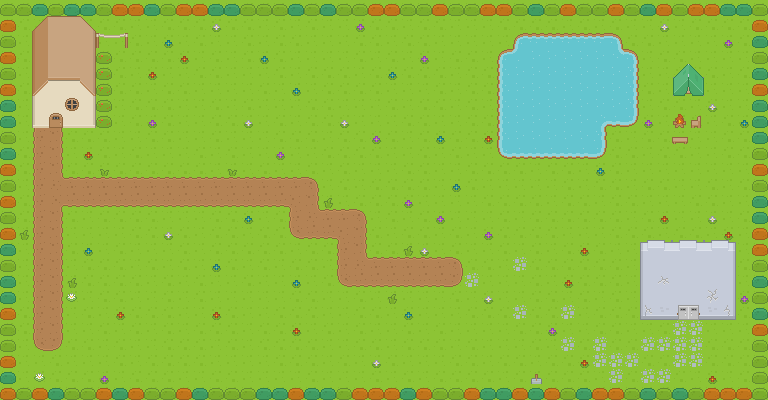

Tiled map render using the project's own tile images. Description and the map definition, with tile-layer contents summarised, below:
An orthogonal 48x25 tile map with 16x16 px tiles, 6 tile layers (Grass, Path-n-Stuff, switcher, Walls, ...).

<map version="1.10" tiledversion="1.11.2" orientation="orthogonal" renderorder="right-down" width="48" height="25" tilewidth="16" tileheight="16" infinite="0" nextlayerid="8" nextobjectid="1">
 <editorsettings>
  <export target="homeLevel.tmj" format="json" />
 </editorsettings>
 <tileset firstgid="1" name="roguelikeSheet_transparent" tilewidth="16" tileheight="16" spacing="1" tilecount="1767" columns="57">
  <image source="roguelikeSheet_transparent.png" width="968" height="526" />
  <tile id="2">
   <properties>
    <property name="wall" type="bool" value="true" />
   </properties>
  </tile>
  <tile id="3">
   <properties>
    <property name="wall" type="bool" value="true" />
   </properties>
  </tile>
  <tile id="4">
   <properties>
    <property name="wall" type="bool" value="true" />
   </properties>
  </tile>
  <tile id="57">
   <properties>
    <property name="wall" type="bool" value="true" />
   </properties>
  </tile>
  <tile id="58">
   <properties>
    <property name="wall" type="bool" value="true" />
   </properties>
  </tile>
  <tile id="59">
   <properties>
    <property name="wall" type="bool" value="true" />
   </properties>
  </tile>
  <tile id="60">
   <properties>
    <property name="wall" type="bool" value="true" />
   </properties>
  </tile>
  <tile id="61">
   <properties>
    <property name="wall" type="bool" value="true" />
   </properties>
  </tile>
  <tile id="114">
   <properties>
    <property name="wall" type="bool" value="true" />
   </properties>
  </tile>
  <tile id="115">
   <properties>
    <property name="wall" type="bool" value="true" />
   </properties>
  </tile>
  <tile id="116">
   <properties>
    <property name="wall" type="bool" value="true" />
   </properties>
  </tile>
  <tile id="117">
   <properties>
    <property name="wall" type="bool" value="true" />
   </properties>
  </tile>
  <tile id="118">
   <properties>
    <property name="wall" type="bool" value="true" />
   </properties>
  </tile>
  <tile id="246">
   <properties>
    <property name="wall" type="bool" value="true" />
   </properties>
  </tile>
  <tile id="250">
   <properties>
    <property name="wall" type="bool" value="true" />
   </properties>
  </tile>
  <tile id="303">
   <properties>
    <property name="wall" type="bool" value="true" />
   </properties>
  </tile>
  <tile id="307">
   <properties>
    <property name="wall" type="bool" value="true" />
   </properties>
  </tile>
  <tile id="380">
   <properties>
    <property name="switchable" value="closed" />
   </properties>
  </tile>
  <tile id="381">
   <properties>
    <property name="switchable" value="closed" />
   </properties>
  </tile>
  <tile id="470">
   <properties>
    <property name="endGame" value="end" />
    <property name="wall" type="bool" value="true" />
   </properties>
   <animation>
    <frame tileid="470" duration="250" />
    <frame tileid="471" duration="300" />
   </animation>
  </tile>
  <tile id="471">
   <properties>
    <property name="wall" type="bool" value="true" />
   </properties>
  </tile>
  <tile id="490">
   <properties>
    <property name="switchable" value="open" />
   </properties>
  </tile>
  <tile id="491">
   <properties>
    <property name="switchable" value="open" />
   </properties>
  </tile>
  <tile id="532">
   <properties>
    <property name="wall" type="bool" value="true" />
   </properties>
  </tile>
  <tile id="533">
   <properties>
    <property name="wall" type="bool" value="true" />
   </properties>
  </tile>
  <tile id="534">
   <properties>
    <property name="wall" type="bool" value="true" />
   </properties>
  </tile>
  <tile id="537">
   <properties>
    <property name="wall" type="bool" value="true" />
   </properties>
  </tile>
  <tile id="616">
   <properties>
    <property name="wall" type="bool" value="true" />
   </properties>
  </tile>
  <tile id="617">
   <properties>
    <property name="wall" type="bool" value="true" />
   </properties>
  </tile>
  <tile id="673">
   <properties>
    <property name="wall" type="bool" value="true" />
   </properties>
  </tile>
  <tile id="674">
   <properties>
    <property name="wall" type="bool" value="true" />
   </properties>
  </tile>
  <tile id="735">
   <properties>
    <property name="wall" type="bool" value="true" />
   </properties>
  </tile>
  <tile id="736">
   <properties>
    <property name="wall" type="bool" value="true" />
   </properties>
  </tile>
  <tile id="826">
   <properties>
    <property name="wall" type="bool" value="true" />
   </properties>
  </tile>
  <tile id="827">
   <properties>
    <property name="wall" type="bool" value="true" />
   </properties>
  </tile>
  <tile id="828">
   <properties>
    <property name="wall" type="bool" value="true" />
   </properties>
  </tile>
  <tile id="829">
   <properties>
    <property name="wall" type="bool" value="true" />
   </properties>
  </tile>
  <tile id="830">
   <properties>
    <property name="wall" type="bool" value="true" />
   </properties>
  </tile>
  <tile id="831">
   <properties>
    <property name="wall" type="bool" value="true" />
   </properties>
  </tile>
  <tile id="883">
   <properties>
    <property name="wall" type="bool" value="true" />
   </properties>
  </tile>
  <tile id="884">
   <properties>
    <property name="wall" type="bool" value="true" />
   </properties>
  </tile>
  <tile id="885">
   <properties>
    <property name="wall" type="bool" value="true" />
   </properties>
  </tile>
  <tile id="886">
   <properties>
    <property name="wall" type="bool" value="true" />
   </properties>
  </tile>
  <tile id="887">
   <properties>
    <property name="wall" type="bool" value="true" />
   </properties>
  </tile>
  <tile id="888">
   <properties>
    <property name="wall" type="bool" value="true" />
   </properties>
  </tile>
  <tile id="940">
   <properties>
    <property name="wall" type="bool" value="true" />
   </properties>
  </tile>
  <tile id="941">
   <properties>
    <property name="wall" type="bool" value="true" />
   </properties>
  </tile>
  <tile id="942">
   <properties>
    <property name="wall" type="bool" value="true" />
   </properties>
  </tile>
  <tile id="943">
   <properties>
    <property name="wall" type="bool" value="true" />
   </properties>
  </tile>
  <tile id="944">
   <properties>
    <property name="wall" type="bool" value="true" />
   </properties>
  </tile>
  <tile id="945">
   <properties>
    <property name="wall" type="bool" value="true" />
   </properties>
  </tile>
  <tile id="953">
   <properties>
    <property name="switch" type="bool" value="true" />
   </properties>
  </tile>
  <tile id="954">
   <properties>
    <property name="switch" type="bool" value="true" />
   </properties>
  </tile>
  <tile id="955">
   <properties>
    <property name="switch" type="bool" value="true" />
   </properties>
  </tile>
  <tile id="1057">
   <properties>
    <property name="wall" type="bool" value="true" />
   </properties>
  </tile>
  <tile id="1058">
   <properties>
    <property name="wall" type="bool" value="true" />
   </properties>
  </tile>
  <tile id="1059">
   <properties>
    <property name="wall" type="bool" value="true" />
   </properties>
  </tile>
  <tile id="1113">
   <properties>
    <property name="wall" type="bool" value="true" />
   </properties>
  </tile>
  <tile id="1114">
   <properties>
    <property name="wall" type="bool" value="true" />
   </properties>
  </tile>
  <tile id="1115">
   <properties>
    <property name="wall" type="bool" value="true" />
   </properties>
  </tile>
  <tile id="1116">
   <properties>
    <property name="wall" type="bool" value="true" />
   </properties>
  </tile>
  <tile id="1170">
   <properties>
    <property name="wall" type="bool" value="true" />
   </properties>
  </tile>
  <tile id="1171">
   <properties>
    <property name="wall" type="bool" value="true" />
   </properties>
  </tile>
  <tile id="1172">
   <properties>
    <property name="wall" type="bool" value="true" />
   </properties>
  </tile>
  <tile id="1173">
   <properties>
    <property name="wall" type="bool" value="true" />
   </properties>
  </tile>
  <tile id="1214">
   <properties>
    <property name="wall" type="bool" value="true" />
   </properties>
  </tile>
  <tile id="1215">
   <properties>
    <property name="wall" type="bool" value="true" />
   </properties>
  </tile>
  <tile id="1216">
   <properties>
    <property name="wall" type="bool" value="true" />
   </properties>
  </tile>
  <tile id="1217">
   <properties>
    <property name="wall" type="bool" value="true" />
   </properties>
  </tile>
  <tile id="1218">
   <properties>
    <property name="wall" type="bool" value="true" />
   </properties>
  </tile>
  <tile id="1219">
   <properties>
    <property name="wall" type="bool" value="true" />
   </properties>
  </tile>
  <tile id="1220">
   <properties>
    <property name="wall" type="bool" value="true" />
   </properties>
  </tile>
  <tile id="1221">
   <properties>
    <property name="wall" type="bool" value="true" />
   </properties>
  </tile>
  <tile id="1222">
   <properties>
    <property name="wall" type="bool" value="true" />
   </properties>
  </tile>
  <tile id="1223">
   <properties>
    <property name="wall" type="bool" value="true" />
   </properties>
  </tile>
  <tile id="1231">
   <properties>
    <property name="wall" type="bool" value="true" />
   </properties>
  </tile>
  <tile id="1232">
   <properties>
    <property name="wall" type="bool" value="true" />
   </properties>
  </tile>
  <tile id="1233">
   <properties>
    <property name="wall" type="bool" value="true" />
   </properties>
  </tile>
  <tile id="1234">
   <properties>
    <property name="wall" type="bool" value="true" />
   </properties>
  </tile>
  <tile id="1235">
   <properties>
    <property name="wall" type="bool" value="true" />
   </properties>
  </tile>
  <tile id="1236">
   <properties>
    <property name="wall" type="bool" value="true" />
   </properties>
  </tile>
  <tile id="1237">
   <properties>
    <property name="wall" type="bool" value="true" />
   </properties>
  </tile>
  <tile id="1271">
   <properties>
    <property name="wall" type="bool" value="true" />
   </properties>
  </tile>
  <tile id="1272">
   <properties>
    <property name="wall" type="bool" value="true" />
   </properties>
  </tile>
  <tile id="1273">
   <properties>
    <property name="wall" type="bool" value="true" />
   </properties>
  </tile>
  <tile id="1274">
   <properties>
    <property name="wall" type="bool" value="true" />
   </properties>
  </tile>
  <tile id="1275">
   <properties>
    <property name="wall" type="bool" value="true" />
   </properties>
  </tile>
  <tile id="1276">
   <properties>
    <property name="wall" type="bool" value="true" />
   </properties>
  </tile>
  <tile id="1277">
   <properties>
    <property name="wall" type="bool" value="true" />
   </properties>
  </tile>
  <tile id="1278">
   <properties>
    <property name="wall" type="bool" value="true" />
   </properties>
  </tile>
  <tile id="1279">
   <properties>
    <property name="wall" type="bool" value="true" />
   </properties>
  </tile>
  <tile id="1280">
   <properties>
    <property name="wall" type="bool" value="true" />
   </properties>
  </tile>
  <tile id="1288">
   <properties>
    <property name="wall" type="bool" value="true" />
   </properties>
  </tile>
  <tile id="1289">
   <properties>
    <property name="wall" type="bool" value="true" />
   </properties>
  </tile>
  <tile id="1290">
   <properties>
    <property name="wall" type="bool" value="true" />
   </properties>
  </tile>
  <tile id="1291">
   <properties>
    <property name="wall" type="bool" value="true" />
   </properties>
  </tile>
  <tile id="1292">
   <properties>
    <property name="wall" type="bool" value="true" />
   </properties>
  </tile>
  <tile id="1293">
   <properties>
    <property name="wall" type="bool" value="true" />
   </properties>
  </tile>
  <tile id="1294">
   <properties>
    <property name="wall" type="bool" value="true" />
   </properties>
  </tile>
  <tile id="1328">
   <properties>
    <property name="wall" type="bool" value="true" />
   </properties>
  </tile>
  <tile id="1329">
   <properties>
    <property name="wall" type="bool" value="true" />
   </properties>
  </tile>
  <tile id="1330">
   <properties>
    <property name="wall" type="bool" value="true" />
   </properties>
  </tile>
  <tile id="1331">
   <properties>
    <property name="wall" type="bool" value="true" />
   </properties>
  </tile>
  <tile id="1332">
   <properties>
    <property name="wall" type="bool" value="true" />
   </properties>
  </tile>
  <tile id="1333">
   <properties>
    <property name="wall" type="bool" value="true" />
   </properties>
  </tile>
  <tile id="1334">
   <properties>
    <property name="wall" type="bool" value="true" />
   </properties>
  </tile>
  <tile id="1335">
   <properties>
    <property name="wall" type="bool" value="true" />
   </properties>
  </tile>
  <tile id="1336">
   <properties>
    <property name="wall" type="bool" value="true" />
   </properties>
  </tile>
  <tile id="1337">
   <properties>
    <property name="wall" type="bool" value="true" />
   </properties>
  </tile>
  <tile id="1345">
   <properties>
    <property name="wall" type="bool" value="true" />
   </properties>
  </tile>
  <tile id="1346">
   <properties>
    <property name="wall" type="bool" value="true" />
   </properties>
  </tile>
  <tile id="1347">
   <properties>
    <property name="wall" type="bool" value="true" />
   </properties>
  </tile>
  <tile id="1348">
   <properties>
    <property name="wall" type="bool" value="true" />
   </properties>
  </tile>
  <tile id="1349">
   <properties>
    <property name="wall" type="bool" value="true" />
   </properties>
  </tile>
  <tile id="1350">
   <properties>
    <property name="wall" type="bool" value="true" />
   </properties>
  </tile>
  <tile id="1351">
   <properties>
    <property name="wall" type="bool" value="true" />
   </properties>
  </tile>
  <tile id="1388">
   <properties>
    <property name="wall" type="bool" value="true" />
   </properties>
  </tile>
  <tile id="1389">
   <properties>
    <property name="wall" type="bool" value="true" />
   </properties>
  </tile>
  <tile id="1390">
   <properties>
    <property name="wall" type="bool" value="true" />
   </properties>
  </tile>
  <tile id="1391">
   <properties>
    <property name="wall" type="bool" value="true" />
   </properties>
  </tile>
  <tile id="1392">
   <properties>
    <property name="wall" type="bool" value="true" />
   </properties>
  </tile>
  <tile id="1393">
   <properties>
    <property name="wall" type="bool" value="true" />
   </properties>
  </tile>
  <tile id="1394">
   <properties>
    <property name="wall" type="bool" value="true" />
   </properties>
  </tile>
  <tile id="1402">
   <properties>
    <property name="wall" type="bool" value="true" />
   </properties>
  </tile>
  <tile id="1403">
   <properties>
    <property name="wall" type="bool" value="true" />
   </properties>
  </tile>
  <tile id="1404">
   <properties>
    <property name="wall" type="bool" value="true" />
   </properties>
  </tile>
  <tile id="1405">
   <properties>
    <property name="wall" type="bool" value="true" />
   </properties>
  </tile>
  <tile id="1406">
   <properties>
    <property name="wall" type="bool" value="true" />
   </properties>
  </tile>
  <tile id="1407">
   <properties>
    <property name="wall" type="bool" value="true" />
   </properties>
  </tile>
  <tile id="1408">
   <properties>
    <property name="wall" type="bool" value="true" />
   </properties>
  </tile>
 </tileset>
 <layer id="1" name="Grass" width="48" height="25">
  <data>[1200 cells, 1200 non-empty, 2 distinct tile ids]</data>
 </layer>
 <layer id="3" name="Path-n-Stuff" width="48" height="25">
  <data>[1200 cells, 390 non-empty, 43 distinct tile ids]</data>
 </layer>
 <layer id="7" name="switcher" width="48" height="25">
  <data>[1200 cells, 1 non-empty, 1 distinct tile ids]</data>
 </layer>
 <layer id="2" name="Walls" width="48" height="25">
  <data>[1200 cells, 58 non-empty, 27 distinct tile ids]</data>
 </layer>
 <layer id="6" name="Open-door" width="48" height="25">
  <data>[1200 cells, 2 non-empty, 2 distinct tile ids]</data>
 </layer>
 <layer id="4" name="Roof-n-Doors" width="48" height="25">
  <data>[1200 cells, 6 non-empty, 6 distinct tile ids]</data>
 </layer>
</map>
